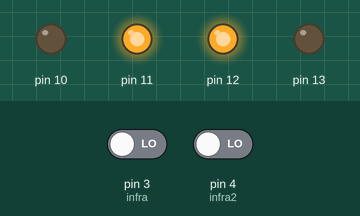
A sketch run on a simulated Arduino Uno, built with avr-gcc and run on an emulated ATmega328P. On the bench: output pins drawn as LEDs (lit = HIGH). The test bench sets the inputs (shaded band); at power-on: pin 3 (infra) LOW, pin 4 (infra2) LOW.

Above: at 3.8 s.
3.9 s: pin 3 (infra) driven HIGH
At 4.5 s:
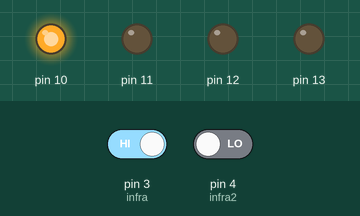
8.5 s: pin 4 (infra2) driven HIGH
At 9.5 s:
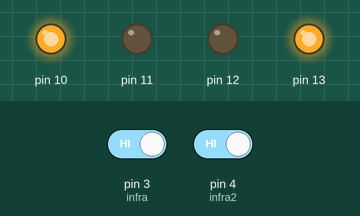
10.5 s: pin 4 (infra2) driven LOW
At 12.6 s:
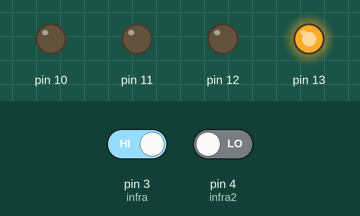
15.3 s: pin 3 (infra) driven LOW
At 16.9 s:
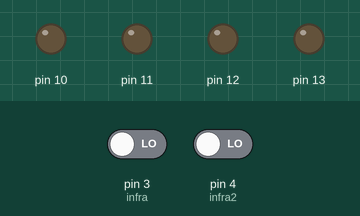
Timing chart, 0 to 21.1 s (numbered marks = the images above; inputs shaded):
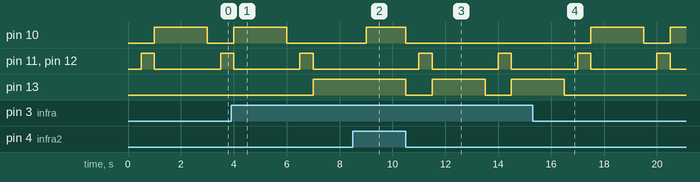

The sketch:

generic_robot.ino
```cpp
// @reference http://www.planetarduino.org/?cat=26

const int infra=3;

const int infra2=4;

  void setup()

 {

Serial.begin(9600);
pinMode(13,OUTPUT);
pinMode(12,OUTPUT);
pinMode (11,OUTPUT);
pinMode (10,OUTPUT);
pinMode (infra,INPUT);
pinMode (infra2,INPUT);

}

 void loop()    {
if (digitalRead(infra)== HIGH)
{         driveforward();

   }

if(digitalRead(infra) == LOW)

{

  stopmot();

  delay (500);

  reverse();

  delay (500);

 right();

delay (2000);

  }

  else if (digitalRead(infra2)== LOW)

   { stopmot();

 delay (500);

  reverse();

   delay (500);

 left();

delay (2000);

 }

         }

  void driveforward()

 {   digitalWrite(13,HIGH);

digitalWrite(10,HIGH);

 digitalWrite (11,LOW);

  digitalWrite (12,LOW);

 }

 void stopmot()

 {

digitalWrite(13,LOW);

 digitalWrite(12,LOW);

digitalWrite(11,LOW);

 digitalWrite(10,LOW);

 }

void reverse()

{

  digitalWrite(12,HIGH);

 digitalWrite(11,HIGH);

  digitalWrite (13,LOW);

  digitalWrite (10,LOW);

 }

 void right()

 {

digitalWrite (10,HIGH);

  digitalWrite (13,LOW);

 digitalWrite (12,LOW);

 digitalWrite (11,LOW);

 }

 void left()

 {

 digitalWrite (13,HIGH);

  digitalWrite (11,LOW);

 digitalWrite  (12,LOW);

  digitalWrite (10,LOW);

}
```

Measured:
- after the input at 3.9 s, pin 10: goes on until 6.0 s, then stays LOW; pin 13: LOW → HIGH after 3.1 s
- after the input at 8.5 s, pin 10: LOW → HIGH after 0.50 s; pin 11, pin 12: stays LOW (without the input it goes to HIGH after 1.0 s); pin 13: stays HIGH (without the input it goes to LOW after 0.50 s)
- after the input at 10.5 s, pin 10: HIGH → LOW at once; pin 11, pin 12: alternates HIGH for 0.50 s and LOW for 2.5 s, starting after 0.50 s; pin 13: alternates HIGH for 2.0 s and LOW for 1.0 s, starting at once
- after the input at 15.3 s, pin 10: LOW → HIGH after 2.2 s, → LOW 2.0 s later, → HIGH 1.0 s later; pin 13: goes on until 16.5 s, then stays LOW
